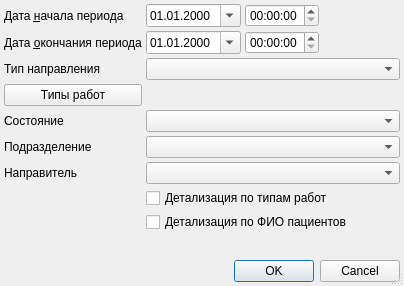
<?xml version="1.0" encoding="UTF-8"?>
<ui version="4.0">
 <class>ReportInternalDirectionsSetupDialog</class>
 <widget class="QDialog" name="ReportInternalDirectionsSetupDialog">
  <property name="windowModality">
   <enum>Qt::ApplicationModal</enum>
  </property>
  <property name="geometry">
   <rect>
    <x>0</x>
    <y>0</y>
    <width>404</width>
    <height>286</height>
   </rect>
  </property>
  <property name="windowTitle">
   <string>параметры отчёта</string>
  </property>
  <property name="sizeGripEnabled">
   <bool>true</bool>
  </property>
  <layout class="QGridLayout" name="gridLayout">
   <property name="margin">
    <number>4</number>
   </property>
   <property name="spacing">
    <number>4</number>
   </property>
   <item row="6" column="0" colspan="2">
    <widget class="QLabel" name="lblPerson">
     <property name="text">
      <string>Направитель</string>
     </property>
    </widget>
   </item>
   <item row="5" column="0" colspan="2">
    <widget class="QLabel" name="lblOrgStructure">
     <property name="text">
      <string>Подразделение</string>
     </property>
    </widget>
   </item>
   <item row="1" column="2">
    <widget class="CDateEdit" name="edtEndDate">
     <property name="sizePolicy">
      <sizepolicy hsizetype="Maximum" vsizetype="Fixed">
       <horstretch>0</horstretch>
       <verstretch>0</verstretch>
      </sizepolicy>
     </property>
     <property name="minimumSize">
      <size>
       <width>95</width>
       <height>0</height>
      </size>
     </property>
     <property name="displayFormat">
      <string>dd.MM.yyyy</string>
     </property>
     <property name="calendarPopup">
      <bool>true</bool>
     </property>
    </widget>
   </item>
   <item row="0" column="4">
    <spacer>
     <property name="orientation">
      <enum>Qt::Horizontal</enum>
     </property>
     <property name="sizeHint" stdset="0">
      <size>
       <width>101</width>
       <height>20</height>
      </size>
     </property>
    </spacer>
   </item>
   <item row="0" column="0" colspan="2">
    <widget class="QLabel" name="lblBegDate">
     <property name="text">
      <string>Дата &amp;начала периода</string>
     </property>
     <property name="buddy">
      <cstring>edtBegDate</cstring>
     </property>
    </widget>
   </item>
   <item row="6" column="2" colspan="3">
    <widget class="CPersonComboBox" name="cmbPerson"/>
   </item>
   <item row="0" column="3">
    <widget class="QTimeEdit" name="edtBegTime"/>
   </item>
   <item row="3" column="2" colspan="3">
    <widget class="QLabel" name="lblJobType">
     <property name="text">
      <string/>
     </property>
     <property name="wordWrap">
      <bool>true</bool>
     </property>
    </widget>
   </item>
   <item row="0" column="2">
    <widget class="CDateEdit" name="edtBegDate">
     <property name="sizePolicy">
      <sizepolicy hsizetype="Maximum" vsizetype="Fixed">
       <horstretch>0</horstretch>
       <verstretch>0</verstretch>
      </sizepolicy>
     </property>
     <property name="minimumSize">
      <size>
       <width>95</width>
       <height>0</height>
      </size>
     </property>
     <property name="displayFormat">
      <string>dd.MM.yyyy</string>
     </property>
     <property name="calendarPopup">
      <bool>true</bool>
     </property>
    </widget>
   </item>
   <item row="10" column="0" colspan="5">
    <widget class="QDialogButtonBox" name="buttonBox">
     <property name="orientation">
      <enum>Qt::Horizontal</enum>
     </property>
     <property name="standardButtons">
      <set>QDialogButtonBox::Cancel|QDialogButtonBox::Ok</set>
     </property>
    </widget>
   </item>
   <item row="5" column="2" colspan="3">
    <widget class="COrgStructureComboBox" name="cmbOrgStructure"/>
   </item>
   <item row="2" column="2" colspan="3">
    <widget class="QComboBox" name="cmbActionType"/>
   </item>
   <item row="1" column="4">
    <spacer>
     <property name="orientation">
      <enum>Qt::Horizontal</enum>
     </property>
     <property name="sizeHint" stdset="0">
      <size>
       <width>101</width>
       <height>20</height>
      </size>
     </property>
    </spacer>
   </item>
   <item row="1" column="3">
    <widget class="QTimeEdit" name="edtEndTime"/>
   </item>
   <item row="9" column="1">
    <spacer>
     <property name="orientation">
      <enum>Qt::Vertical</enum>
     </property>
     <property name="sizeHint" stdset="0">
      <size>
       <width>21</width>
       <height>21</height>
      </size>
     </property>
    </spacer>
   </item>
   <item row="2" column="0" colspan="2">
    <widget class="QLabel" name="lblActionType">
     <property name="text">
      <string>Тип направления</string>
     </property>
    </widget>
   </item>
   <item row="4" column="2" colspan="3">
    <widget class="CActionStatusComboBox" name="cmbActionStatus"/>
   </item>
   <item row="4" column="0" colspan="2">
    <widget class="QLabel" name="lblActionStatus">
     <property name="text">
      <string>Состояние</string>
     </property>
    </widget>
   </item>
   <item row="1" column="0" colspan="2">
    <widget class="QLabel" name="lblEndDate">
     <property name="text">
      <string>Дата &amp;окончания периода</string>
     </property>
     <property name="buddy">
      <cstring>edtEndDate</cstring>
     </property>
    </widget>
   </item>
   <item row="3" column="0" colspan="2">
    <widget class="QPushButton" name="btnJobType">
     <property name="text">
      <string>Типы работ</string>
     </property>
    </widget>
   </item>
   <item row="7" column="2" colspan="3">
    <widget class="QCheckBox" name="chkJobType">
     <property name="text">
      <string>Детализация по типам работ</string>
     </property>
    </widget>
   </item>
   <item row="8" column="2" colspan="3">
    <widget class="QCheckBox" name="chkFIO">
     <property name="text">
      <string>Детализация по ФИО пациентов</string>
     </property>
    </widget>
   </item>
  </layout>
 </widget>
 <customwidgets>
  <customwidget>
   <class>CDateEdit</class>
   <extends>QDateEdit</extends>
   <header>library/DateEdit</header>
  </customwidget>
  <customwidget>
   <class>CPersonComboBox</class>
   <extends>QComboBox</extends>
   <header>Orgs/PersonComboBox.h</header>
  </customwidget>
  <customwidget>
   <class>COrgStructureComboBox</class>
   <extends>QComboBox</extends>
   <header>Orgs/OrgStructComboBoxes.h</header>
  </customwidget>
  <customwidget>
   <class>CActionStatusComboBox</class>
   <extends>QComboBox</extends>
   <header location="global">Events/ActionStatus.h</header>
  </customwidget>
 </customwidgets>
 <tabstops>
  <tabstop>edtBegDate</tabstop>
  <tabstop>edtBegTime</tabstop>
  <tabstop>edtEndDate</tabstop>
  <tabstop>edtEndTime</tabstop>
  <tabstop>cmbActionType</tabstop>
  <tabstop>btnJobType</tabstop>
  <tabstop>cmbActionStatus</tabstop>
  <tabstop>cmbOrgStructure</tabstop>
  <tabstop>cmbPerson</tabstop>
  <tabstop>chkJobType</tabstop>
  <tabstop>chkFIO</tabstop>
  <tabstop>buttonBox</tabstop>
 </tabstops>
 <resources/>
 <connections>
  <connection>
   <sender>buttonBox</sender>
   <signal>accepted()</signal>
   <receiver>ReportInternalDirectionsSetupDialog</receiver>
   <slot>accept()</slot>
   <hints>
    <hint type="sourcelabel">
     <x>190</x>
     <y>252</y>
    </hint>
    <hint type="destinationlabel">
     <x>119</x>
     <y>239</y>
    </hint>
   </hints>
  </connection>
  <connection>
   <sender>buttonBox</sender>
   <signal>rejected()</signal>
   <receiver>ReportInternalDirectionsSetupDialog</receiver>
   <slot>reject()</slot>
   <hints>
    <hint type="sourcelabel">
     <x>241</x>
     <y>252</y>
    </hint>
    <hint type="destinationlabel">
     <x>316</x>
     <y>234</y>
    </hint>
   </hints>
  </connection>
 </connections>
</ui>
